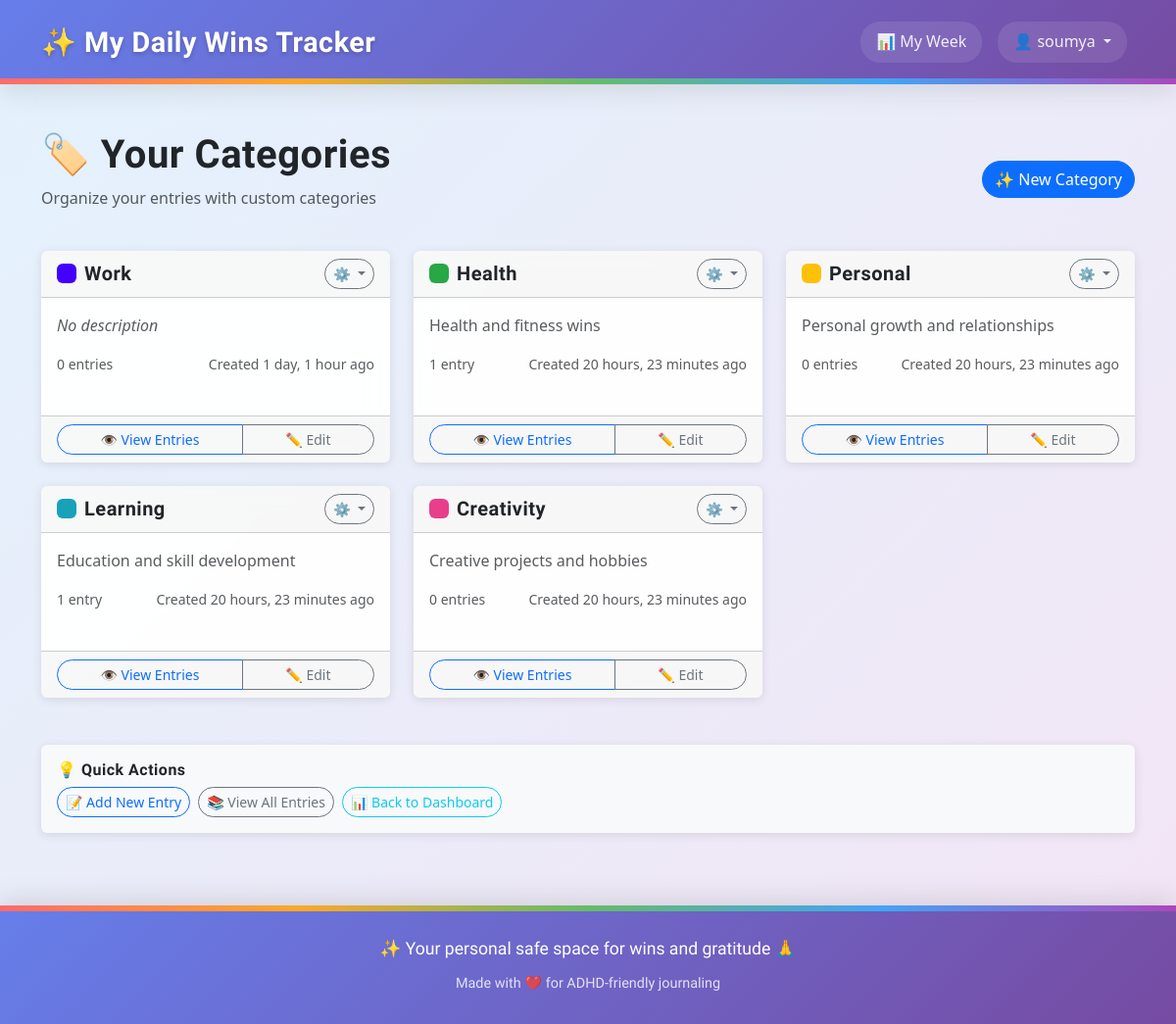
Page /categories/ (signed in) on the committed database.
### tracker/models.py (models this page shows, shortened)
class Category(models.Model):
    user = models.ForeignKey(User, on_delete=models.CASCADE, related_name='categories')
    name = models.CharField(max_length=100)
    color = models.CharField(
        max_length=7,
        default='#007bff',
        validators=[
            RegexValidator(
                regex='^#[0-9A-Fa-f]{6}$',
                message='Color must be a valid hex code (e.g., #007bff)'
            )
        ]
    )
    description = models.TextField(blank=True)
    date_created = models.DateTimeField(auto_now_add=True)
    class Meta:
        verbose_name_plural = "Categories"
        ordering = ['name']
        constraints = [
            UniqueConstraint(
                Lower('name'), 'user',
                name='unique_category_name_per_user',
                violation_error_message='You already have a category with this name (case-insensitive).'
            )
        ]
        indexes = [
            models.Index(fields=['user', 'name']),
            Index(Lower('name'), name='idx_category_lower_name'),  # Functional index for case-insensitive lookups
        ]

### tracker/views.py (the view)
# urls.py: path("categories/", views.category_list, name="category_list"),
@login_required
def category_list(request):
    categories = Category.objects.filter(user=request.user)
    categories = categories.annotate(
        entry_count=Count('entries', filter=Q(entries__user=request.user))
    )
    return render(request, 'tracker/category_list.html', {'categories': categories})

### templates/tracker/category_list.html (shortened to what this page needs)
{% extends "base.html" %}
{% block content %}
<div class="row">
    <div class="col-md-12">
        <div class="d-flex justify-content-between align-items-center mb-4">
            <div>
                <h1>🏷️ Your Categories</h1>
                <p class="text-muted">Organize your entries with custom categories</p>
            </div>
            <div>
                <a href="{% url 'category_create' %}" class="btn btn-primary">
                    ✨ New Category
                </a>
            </div>
        </div>
    </div>
</div>
<div class="row">
    <div class="col-md-12">
        {% if categories %}
            <div class="row">
                {% for category in categories %}
                    <div class="col-md-6 col-lg-4 mb-4">
                        <div class="card h-100">
                            <div class="card-header d-flex justify-content-between align-items-center">
                                <div class="d-flex align-items-center">
                                    <span class="badge me-2" style="background-color: {{ category.color }}; width: 20px; height: 20px;">&nbsp;</span>
                                    <h5 class="mb-0">{{ category.name }}</h5>
                                </div>
                                <div class="dropdown">
                                    <button class="btn btn-sm btn-outline-secondary dropdown-toggle" type="button"
                                            data-bs-toggle="dropdown" aria-expanded="false">
                                        ⚙️
                                    </button>
                                </div>
                            </div>
                            <div class="card-body">
                                {% if category.description %}
                                    <p class="card-text text-muted">{{ category.description }}</p>
                                {% else %}
                                    <p class="card-text text-muted fst-italic">No description</p>
                                {% endif %}
                                <div class="d-flex justify-content-between align-items-center">
                                    <small class="text-muted">
                                        {{ category.entry_count }} entr{{ category.entry_count|pluralize:"y,ies" }}
                                    </small>
                                    <small class="text-muted">
                                        Created {{ category.date_created|timesince }} ago
                                    </small>
                                </div>
                            </div>
                            <div class="card-footer">
                                <div class="btn-group w-100" role="group">
                                    <a href="{% url 'entry_list' %}?category={{ category.pk }}"
                                       class="btn btn-outline-primary btn-sm">
                                        👁️ View Entries
                                    </a>
                                    <a href="{% url 'category_edit' category.pk %}"
                                       class="btn btn-outline-secondary btn-sm">
                                        ✏️ Edit
                                    </a>
                                </div>
                            </div>
                        </div>
                    </div>
                {% endfor %}
            </div>
        {% endif %}
    </div>
</div>
<div class="row mt-4">
    <div class="col-md-12">
        <div class="card bg-light">
            <div class="card-body">
                <h6 class="card-title">💡 Quick Actions</h6>
                <div class="d-grid gap-2 d-md-flex">
                    <a href="{% url 'entry_create' %}" class="btn btn-outline-primary btn-sm">
                        📝 Add New Entry
                    </a>
                    <a href="{% url 'entry_list' %}" class="btn btn-outline-secondary btn-sm">
                        📚 View All Entries
                    </a>
                    <a href="{% url 'dashboard' %}" class="btn btn-outline-info btn-sm">
                        📊 Back to Dashboard
                    </a>
                </div>
            </div>
        </div>
    </div>
</div>
{% endblock %}

### templates/base.html (shortened to what this page needs)
{% load widget_tweaks %}
<!doctype html>
<html lang="en">
<head>
    <link href="https://cdn.jsdelivr.net/npm/bootstrap@5.3.0/dist/css/bootstrap.min.css" rel="stylesheet">
    <link rel="stylesheet" href="https://cdnjs.cloudflare.com/ajax/libs/font-awesome/6.0.0/css/all.min.css">
</head>
<body class="{% if request.resolver_match.url_name == 'home' %}homepage{% else %}app-page{% endif %}">
    <nav class="navbar navbar-expand-lg navbar-dark custom-navbar">
        <div class="container">
            <a class="navbar-brand" href="{% url 'home' %}">
                ✨ My Daily Wins Tracker
            </a>
            <div class="collapse navbar-collapse" id="navbarNav">
                <ul class="navbar-nav ms-auto">
                    {% if user.is_authenticated %}
                        <li class="nav-item">
                            <a class="nav-link" href="{% url 'weekly_dashboard' %}">
                                📊 My Week
                            </a>
                        </li>
                        <li class="nav-item dropdown">
                            <a class="nav-link dropdown-toggle" href="#" id="navbarDropdown" role="button" data-bs-toggle="dropdown">
                                👤 {{ user.username }}
                            </a>
                        </li>
                    {% endif %}
                </ul>
            </div>
        </div>
    </nav>
    <div class="container mt-5 flex-grow-1">
        {% block content %}{% endblock %}
    </div>
    <footer style="
        background: linear-gradient(135deg, #667eea 0%, #764ba2 100%);
        color: white;
        text-align: center;
        padding: 30px 0;
        margin-top: 50px;
        box-shadow: 0 -8px 25px rgba(0,0,0,0.1);
        position: relative;
    ">
        <div style="
            position: absolute;
            top: 0;
            left: 0;
            right: 0;
            height: 6px;
            background: linear-gradient(90deg, #ff6b6b, #ffa726, #66bb6a, #42a5f5, #ab47bc);
        "></div>
        <div class="container">
            <p style="margin: 0; font-size: 1.1rem; font-weight: 500; font-family: 'Comfortaa', cursive;">✨ Your personal safe space for wins and gratitude 🙏</p>
            <p style="margin: 10px 0 0 0; opacity: 0.8; font-size: 0.9rem; font-family: 'Comfortaa', cursive;">Made with ❤️ for ADHD-friendly journaling</p>
        </div>
    </footer>
</body>
</html>

### templates/base.html (style rules this page uses)
body { font-family: 'Segoe UI', Tahoma, Geneva, Verdana, sans-serif; line-height: 1.6; min-height: 100vh; display: flex; flex-direction: column; }
body.app-page { background: linear-gradient(135deg, #e3f2fd 0%, #f3e5f5 25%, #e8f5e8 50%, #fff3e0 75%, #e3f2fd 100%); background-size: 400% 400%; animation: gradientShift 25s ease infinite; }
.card { background: rgba(255, 255, 255, 0.95); backdrop-filter: blur(10px); border: 1px solid rgba(255, 255, 255, 0.2); box-shadow: 0 8px 32px rgba(0, 0, 0, 0.15); }
h1, h2, h3, h4, h5, h6, .h1, .h2, .h3, .h4, .h5, .h6 { font-family: 'Comfortaa', cursive; font-weight: 600; letter-spacing: 0.5px; }
.navbar-brand { font-weight: bold; font-size: 1.5rem; }
.card { border: none; box-shadow: 0 2px 10px rgba(0,0,0,0.1); margin-bottom: 1.5rem; }
.btn { border-radius: 25px; font-weight: 500; }
.custom-navbar { background: linear-gradient(135deg, #667eea 0%, #764ba2 100%) !important; box-shadow: 0 8px 25px rgba(0,0,0,0.1); margin-bottom: 0; padding: 15px 0; position: relative; }
.custom-navbar::after { content: ''; position: absolute; bottom: 0; left: 0; right: 0; height: 6px; background: linear-gradient(90deg, #ff6b6b, #ffa726, #66bb6a, #42a5f5, #ab47bc); }
.navbar-brand { font-family: 'Comfortaa', cursive; font-weight: 700; font-size: 1.8rem; color: white !important; text-shadow: 0 2px 4px rgba(0,0,0,0.2); transition: all 0.3s ease; letter-spacing: 0.5px; }
.navbar-nav .nav-link { color: rgba(255,255,255,0.9) !important; font-weight: 500; margin: 0 8px; padding: 8px 16px !important; border-radius: 20px; transition: all 0.3s ease; background: rgba(255,255,255,0.1); backdrop-filter: blur(10px); }

### rows in the picture
Category: name "Work", description "No description", entry_count "0", date_created "1 day, 1 hour"
Category: name "Health", description "Health and fitness wins", entry_count "1", date_created "20 hours, 23 minutes"
Category: name "Personal", description "Personal growth and relationships", entry_count "0", date_created "20 hours, 23 minutes"
Category: name "Learning", description "Education and skill development", entry_count "1", date_created "20 hours, 23 minutes"
Category: name "Creativity", description "Creative projects and hobbies", entry_count "0", date_created "20 hours, 23 minutes"

### other values in the picture
{{ user.username }} "soumya"
